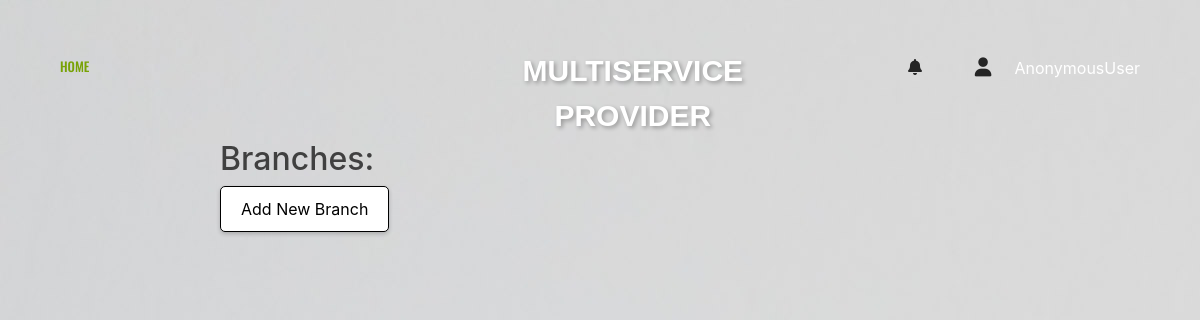
/branch_page/14/, run on an earlier commit of the app's database.
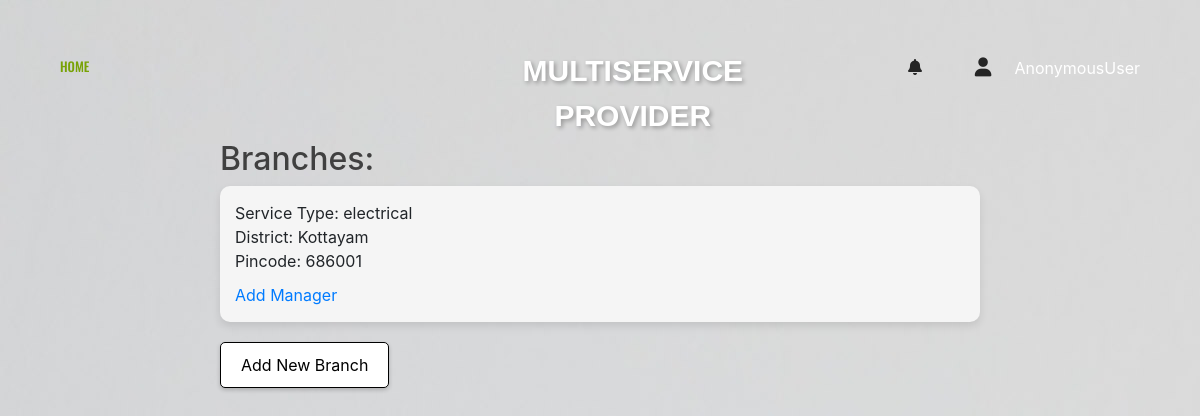
And on a later commit of the database.
### app1/models.py (models this page shows)
class Branch(models.Model):
    branchid = models.AutoField(primary_key=True)
    providerid = models.ForeignKey(ServiceProvider, on_delete=models.CASCADE)
    providername = models.CharField(max_length=100)
    service_type = models.ForeignKey(ServiceTypes, on_delete=models.CASCADE)
    district = models.CharField(max_length=100)
    pincode = models.IntegerField()
    status = models.CharField(max_length=10, default='inactive')

class ServiceTypes(models.Model):
    service_id = models.AutoField(primary_key=True)
    service_type = models.CharField(max_length=100, unique=True)
    description = models.TextField(blank=True, null=True)
    number_of_providers = models.IntegerField(default=0)

### app1/views.py (the view)
# urls.py: path('branch_page/<int:provider_id>/', views.branch_page, name='branch_page'),
def branch_page(request, provider_id):
    user_id = provider_id  # Rename the variable for clarity
    provider = get_object_or_404(ServiceProvider, user=user_id)
    inactive_branches = Branch.objects.filter(providerid=provider, status='inactive')
    return render(request, 'branch.html', {'provider': provider, 'inactive_branches': inactive_branches})

### app1/templates/branch.html (shortened to what this page needs)
{% load static %}
<!doctype html>
<html class="no-js" lang="en">
<head>
        <link rel="stylesheet" href="{% static 'userassets/css/bootstrap.min.css' %}">
        <link rel="stylesheet" href="{% static 'userassets/css/font-awesome.min.css' %}">
        <link rel="stylesheet" href="{% static 'userassets/css/ie7.css' %}">
        <link rel="stylesheet" href="{% static 'userassets/css/plugins.css' %}">
        <link rel="stylesheet" href="{% static 'userassets/css/style.css' %}">
        <link rel="stylesheet" href="https://stackpath.bootstrapcdn.com/bootstrap/4.5.2/css/bootstrap.min.css">
    </head>
    <link rel="stylesheet" href="https://cdnjs.cloudflare.com/ajax/libs/font-awesome/6.0.0/css/all.min.css" />
    <body style="background-image: url('{% static 'userassets/img/bg/bg.jpg' %}')">
        <header class="header-area header-sticky">
            <div class="header-container">
                <div class="row">
                    <div class="col-lg-5 display-none-md display-none-xs">
                        <div class="ht-main-menu">
                            <nav>
                                <ul>
                                    <li class="active"><a href="providerpage">HOME </a>
                                    </li>
                                </ul>
                            </nav>
                        </div>
                    </div>
                    <div class="col-lg-2 col-sm-4">
                        <div class="logo text-center">
                            <a href="providerpage" class="logo-text">MULTISERVICE <span class="provider-text" style="padding-top: 30px;">PROVIDER</span></a>
                        </div>
                    </div>
                    <div class="col-lg-5 col-sm-8">
                        <div class="header-content d-flex justify-content-end">
                            <div class="search-wrapper">
                                <a href="#"><span class="icon icon-Search"></span></a>
                            </div>
                            <div class="settings-wrapper">
                                <a href="#"><i class="fas fa-bell"></i></a>
                            </div>
                            <div class="cart-wrapper">
                                <a href="#"><i class="fas fa-user"></i></a>
                                <span style="color: white;">{{request.user}}</span>
                            </div>
                        </div>
                    </div>
                </div>
            </div>
        </header>
                <div class="ht-single-slide">
                    <div class="branches-list">
                        <h2>Branches:</h2>
                        {% for branch in inactive_branches %}
                            <div class="branch-block">
                                <div class="branch-content">
                                    <p>Service Type: {{ branch.service_type.service_type }}</p>
                                    <p>District: {{ branch.district }}</p>
                                    <p>Pincode: {{ branch.pincode }}</p>
                                    <a href="{% url 'manager_registration' branch_id=branch.branchid provider_id=branch.providerid.providerid %}">Add Manager</a>
                                </div>
                            </div>
                        {% endfor %}
                        <a href="{% url 'add_branch_page' provider_id=provider.providerid %}" class="button-style">Add New Branch</a>
                    </div>
                </div>
    </body>
</html>

What changed in the data, as far as the page shows it:
added Branch: service_type.service_type "electrical", district "Kottayam", pincode "686001"
